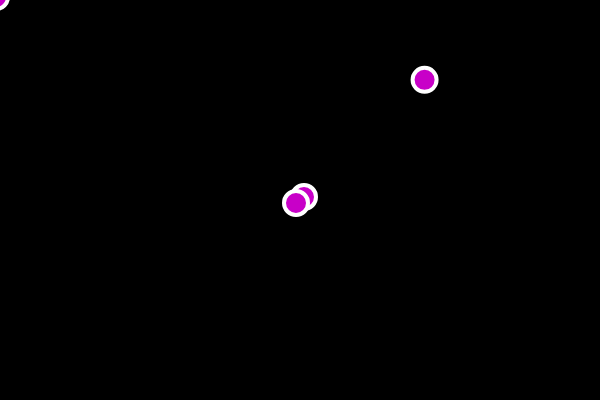
Frame 1 (no input)
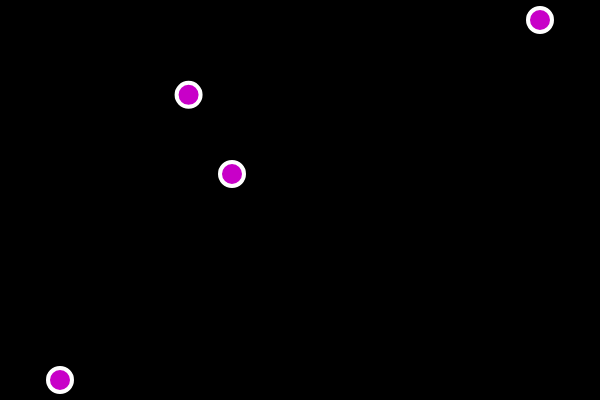
Frame 60 (no input)
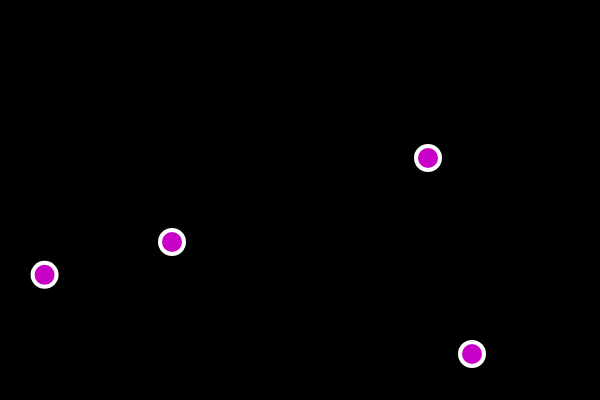
Frame 120 (the mouse pressed at the canvas centre since frame 60)

The p5.js sketch that drew these frames (run headless with seeded random() and noise() and a simulated clock; from frame 60 on, the mouse is pressed at the canvas centre):

// p5.js sketch
// ── sketch.js
// https://editor.p5js.org/jht9629-nyu/sketches/DGk7h4FrI
// p5js Code! - Function Basics object arrays

var ball1 = {
  x: 300,
  y: 200,
  xspeed: 4,
  yspeed: -3,
};
var ball2 = {
  x: 300,
  y: 200,
  xspeed: -4,
  yspeed: 3,
};
let balls = [ball1, ball2];

function setup() {
  createCanvas(600, 400);
  balls.push({
    x: random(width),
    y: random(height),
    xspeed: -4,
    yspeed: -3,
  });
  balls.push({
    x: 0,
    y: 0,
    xspeed: -4,
    yspeed: -3,
  });
}
function draw() {
  background(0);
  // https://developer.mozilla.org/en-US/docs/Web/JavaScript/Reference/Statements/for...of
  for (let b of balls) {
    move(b);
    bounce(b);
    display(b);
  }
  // move(balls[1]);
  // bounce(balls[1]);
  // display(balls[1]);
  // move(balls[2]);
  // bounce(balls[2]);
  // display(balls[2]);
}
function bounce(b) {
  if (b.x > width || b.x < 0) {
    b.xspeed = b.xspeed * -1;
  }
  if (b.y > height || b.y < 0) {
    b.yspeed = b.yspeed * -1;
  }
}
function display(b) {
  stroke(255);
  strokeWeight(4);
  fill(200, 0, 200);
  ellipse(b.x, b.y, 24, 24);
}
function move(b) {
  b.x = b.x + b.xspeed;
  b.y = b.y + b.yspeed;
}

// Function Basics
// Code! Programming with p5.js
// The Coding Train / Daniel Shiffman
// https://thecodingtrain.com/beginners/p5js/5.1-function-basics.html
// https://youtu.be/wRHAitGzBrg
// https://editor.p5js.org/codingtrain/sketches/omHOuJY1

// https://editor.p5js.org/jht9629-nyu/sketches/cMP27JljG
// p5js Code! - Function Basics object literals
